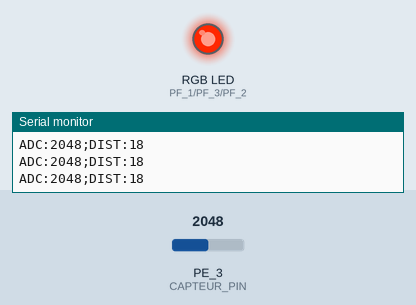
A program run on a simulated TI Tiva C LaunchPad. On the bench: an RGB LED mixed from three pins (HIGH = lit), the last lines printed to the serial monitor. The test bench sets the inputs (shaded band); at power-on: PE_3 (CAPTEUR_PIN) = 2048.

Above: at 1.2 s.
1.3 s: PE_3 (CAPTEUR_PIN) set to 2417
2.8 s: PE_3 (CAPTEUR_PIN) set to 2507
At 4.0 s:
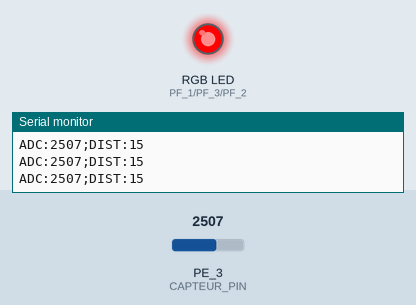
4.3 s: PE_3 (CAPTEUR_PIN) set to 1228
At 5.5 s:
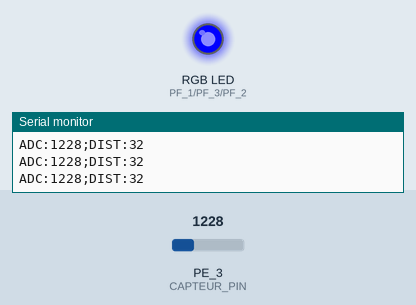
5.8 s: PE_3 (CAPTEUR_PIN) set to 871
7.3 s: PE_3 (CAPTEUR_PIN) set to 789
At 8.6 s:
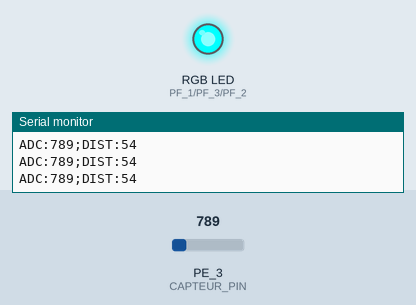
8.9 s: PE_3 (CAPTEUR_PIN) set to 2047
At 9.5 s:
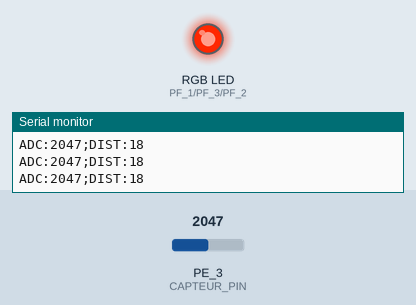
Timing chart, 0 to 11.5 s (numbered marks = the images above; inputs shaded):
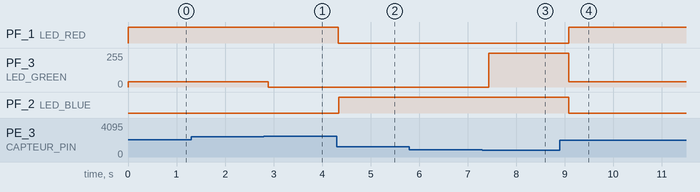

The program:

main.cpp
```cpp
#include <Arduino.h>

/**
 * Escape Game ISS — Salle de Stockage (G5E)
 * Lecture capteur de proximite Sharp GP2Y0A21YK0F
 * Envoi des donnees via serie (UART) vers le PC
 *
 * Carte : Tiva TM4C123GH6PM (EK-TM4C123GXL LaunchPad)
 *
 * Cablage :
 *   Jaune (Vo)  -> PE_3 (broche analogique)
 *   Noir  (GND) -> GND
 *   Rouge (Vcc) -> 5V (VBUS)
 */

#define CAPTEUR_PIN PE_3
#define LED_RED RED_LED
#define LED_GREEN GREEN_LED
#define LED_BLUE BLUE_LED

// Eteindre toutes les LEDs
void ledsOff() {
  analogWrite(LED_RED, 0);
  analogWrite(LED_GREEN, 0);
  analogWrite(LED_BLUE, 0);
}

// Conversion valeur ADC 12-bit -> distance en cm
// Courbe non-lineaire du GP2Y0A21YK0F
float adcToDistance(int adcVal) {
  float voltage = adcVal * 3.3 / 4095.0;

  if (voltage < 0.4) return 80.0;
  if (voltage > 3.1) return 10.0;

  float distance = 27.86 / (voltage - 0.12);

  if (distance < 10.0) distance = 10.0;
  if (distance > 80.0) distance = 80.0;

  return distance;
}

void setup() {
  Serial.begin(9600);

  pinMode(LED_RED, OUTPUT);
  pinMode(LED_GREEN, OUTPUT);
  pinMode(LED_BLUE, OUTPUT);

  ledsOff();

  Serial.println("ISS_CARGO_START");
}

void loop() {
  // Moyenne sur 10 lectures pour lisser le bruit du capteur
  long adcSum = 0;
  for (int i = 0; i < 10; i++) {
    adcSum += analogRead(CAPTEUR_PIN);
    delayMicroseconds(500);
  }
  int adcVal = (int)(adcSum / 10);

  float distance = adcToDistance(adcVal);
  int distInt = (int)(distance + 0.5); // arrondi au lieu de troncature

  ledsOff();

  if (distance < 15) {
    // Rouge — trop proche
    analogWrite(LED_RED, 255);
  } else if (distance < 30) {
    // Orange — RED max + GREEN faible
    analogWrite(LED_RED, 255);
    analogWrite(LED_GREEN, 40);
  } else if (distance < 50) {
    // Bleu — zone moyenne
    analogWrite(LED_BLUE, 255);
  } else if (distance < 65) {
    // Cyan — GREEN + BLUE
    analogWrite(LED_GREEN, 255);
    analogWrite(LED_BLUE, 255);
  } else {
    // Vert — loin
    analogWrite(LED_GREEN, 255);
  }

  Serial.print("ADC:");
  Serial.print(adcVal);
  Serial.print(";DIST:");
  Serial.println(distInt);

  delay(200);
}
```

Measured:
- the behaviour switches between 841 and 840 on PE_3 (CAPTEUR_PIN) (found by bisection; images 2 and 3)
- after the input at 2.8 s, PF_3 (LED_GREEN): 40/255 → 0/255 after 0.09 s
- after the input at 4.3 s, PF_1 (LED_RED): HIGH → LOW at once; PF_2 (LED_BLUE): LOW → HIGH at once
- after the input at 7.3 s, PF_3 (LED_GREEN): 0/255 → 255/255 after 0.13 s
- after the input at 8.9 s, PF_1 (LED_RED): LOW → HIGH after 0.18 s; PF_3 (LED_GREEN): 255/255 → 40/255 after 0.18 s; PF_2 (LED_BLUE): HIGH → LOW after 0.18 s
